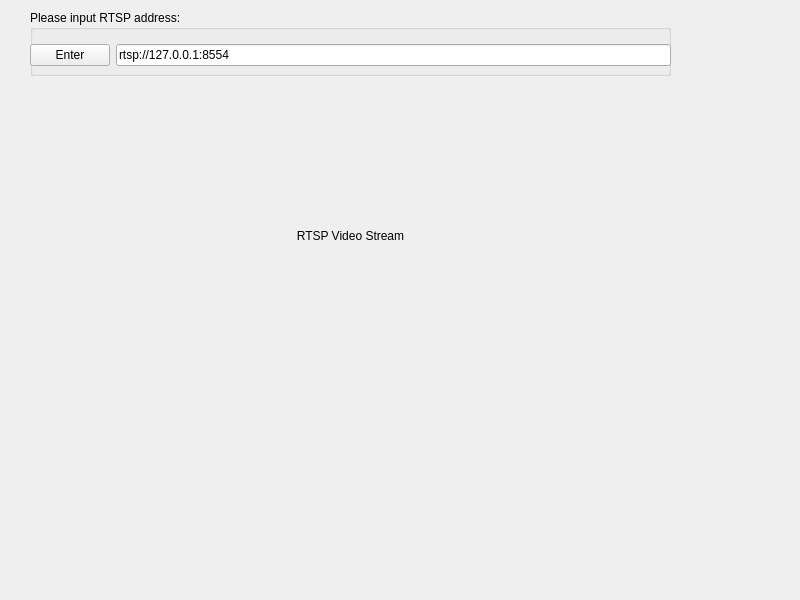
<?xml version="1.0" encoding="UTF-8"?>
<ui version="4.0">
 <class>MainWindow</class>
 <widget class="QMainWindow" name="MainWindow">
  <property name="geometry">
   <rect>
    <x>0</x>
    <y>0</y>
    <width>800</width>
    <height>600</height>
   </rect>
  </property>
  <property name="windowTitle">
   <string>MainWindow</string>
  </property>
  <widget class="QWidget" name="centralwidget">
   <widget class="QWidget" name="verticalLayoutWidget">
    <property name="geometry">
     <rect>
      <x>30</x>
      <y>80</y>
      <width>641</width>
      <height>312</height>
     </rect>
    </property>
    <layout class="QVBoxLayout" name="verticalLayout">
     <item>
      <widget class="QLabel" name="label_2">
       <property name="minimumSize">
        <size>
         <width>240</width>
         <height>160</height>
        </size>
       </property>
       <property name="text">
        <string>RTSP Video Stream</string>
       </property>
       <property name="alignment">
        <set>Qt::AlignCenter</set>
       </property>
      </widget>
     </item>
    </layout>
   </widget>
   <widget class="QGroupBox" name="groupBox">
    <property name="geometry">
     <rect>
      <x>30</x>
      <y>10</y>
      <width>641</width>
      <height>66</height>
     </rect>
    </property>
    <property name="maximumSize">
     <size>
      <width>16777215</width>
      <height>66</height>
     </size>
    </property>
    <property name="title">
     <string>Please input RTSP address:</string>
    </property>
    <widget class="QWidget" name="horizontalLayoutWidget">
     <property name="geometry">
      <rect>
       <x>0</x>
       <y>30</y>
       <width>641</width>
       <height>31</height>
      </rect>
     </property>
     <layout class="QHBoxLayout" name="horizontalLayout">
      <item>
       <widget class="QPushButton" name="pushButton">
        <property name="text">
         <string>Enter</string>
        </property>
       </widget>
      </item>
      <item>
       <widget class="QLineEdit" name="lineEdit">
        <property name="text">
         <string>rtsp://127.0.0.1:8554</string>
        </property>
       </widget>
      </item>
     </layout>
    </widget>
   </widget>
  </widget>
 </widget>
 <resources/>
 <connections/>
</ui>
